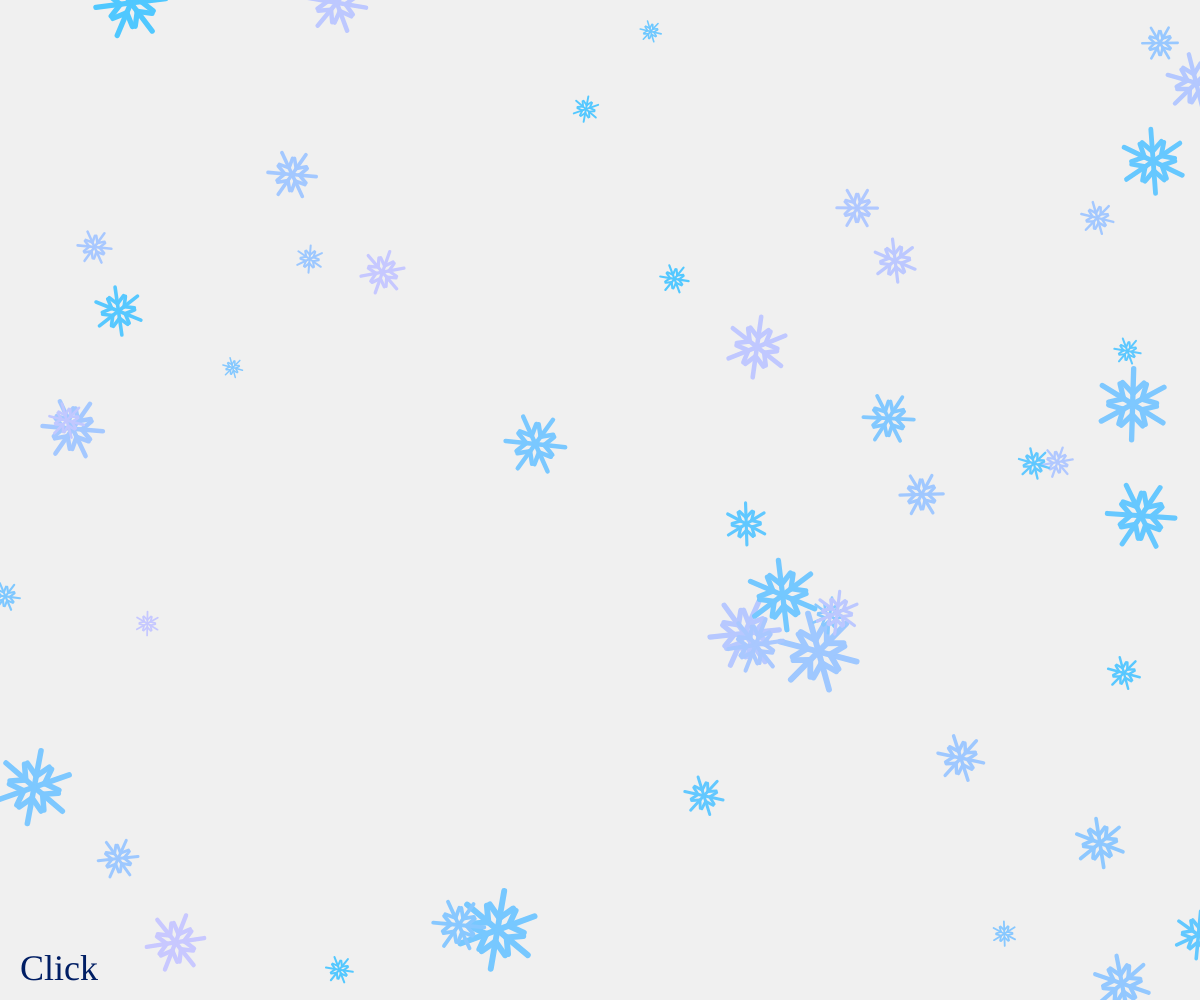
Frame 1 (no input)
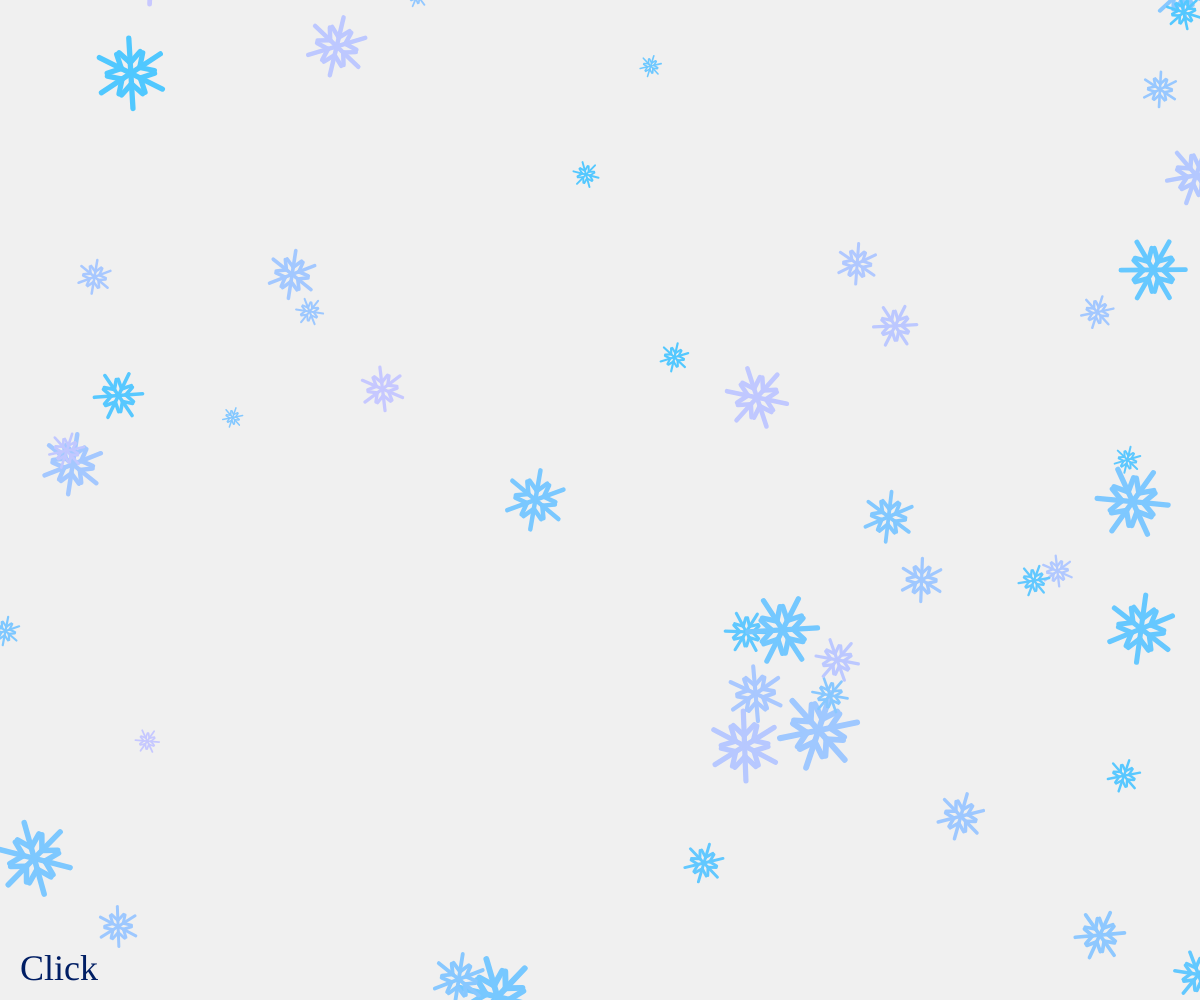
Frame 60 (no input)
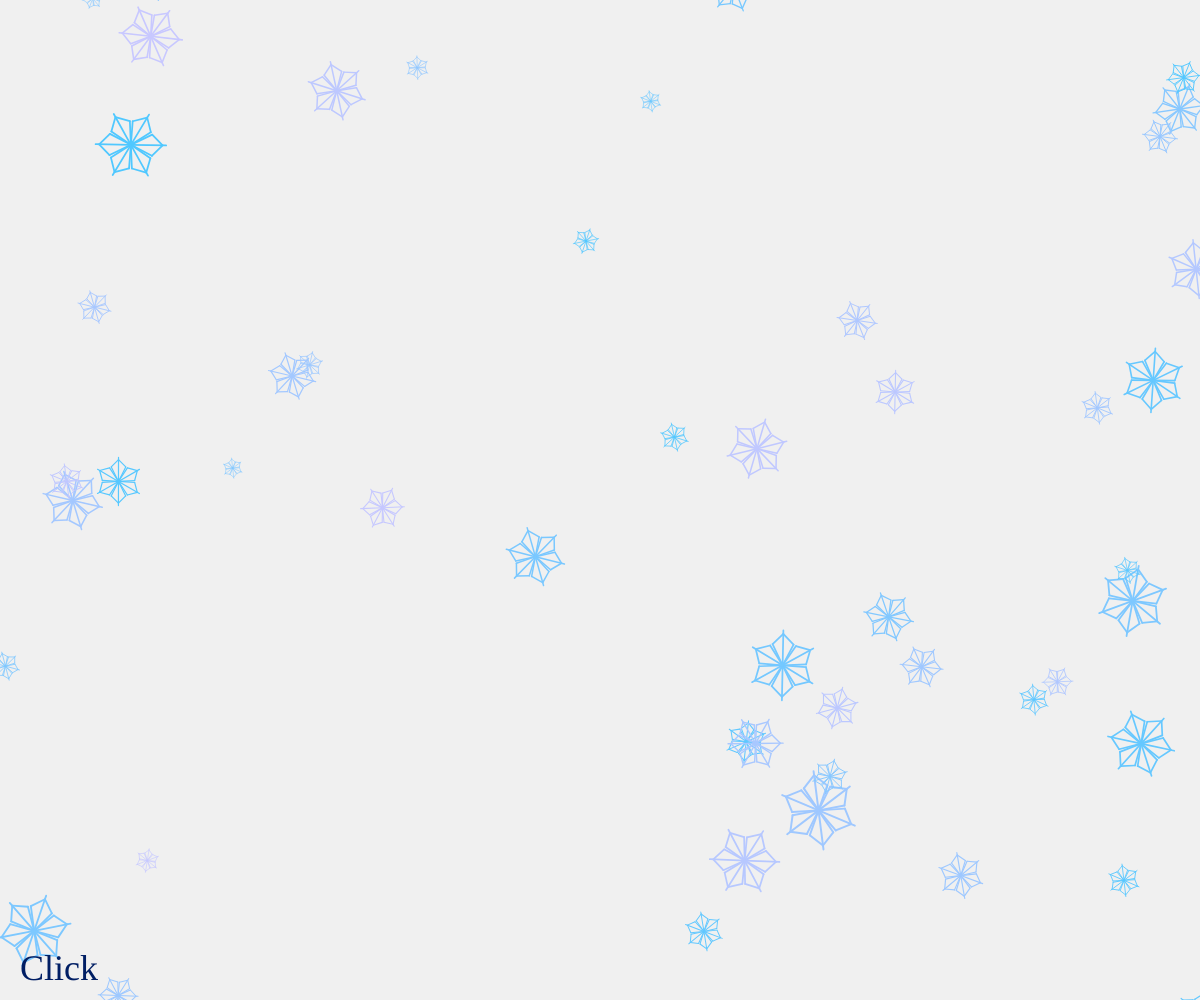
Frame 120 (the mouse pressed at the canvas centre since frame 60)

The p5.js sketch that drew these frames (run headless with seeded random() and noise() and a simulated clock; from frame 60 on, the mouse is pressed at the canvas centre):

// p5.js sketch
// ── sketch.js
let NUM = 6;
let NUM_SNOW = 50;// 雪の結晶の数
let data = [];// 空の配列
let snowType = 1;

function setup() {
  createCanvas(windowWidth, windowHeight);// ウィンドウサイズでキャンバスを作成

  textFont('Henny Penny');
  textSize(36);

  for (let i = 0; i < NUM_SNOW; i++) {
    data.push({// 配列にオブジェクトを追加
      x: random(width),
      y: random(height),
      angle: random(TWO_PI),
      radius: random(10, 40),
      col: color(random(80, 200), 200, 255),
      speed: random(0.5, 2)
    });
  }
}

function drawSnow01(x, y, angle, radius, col) {
  strokeWeight(15);
  stroke(col);

  push();
  {
    translate(x, y);
    rotate(angle);
    scale(radius / 100);

    for (let i = 0; i < NUM; i++) {
      push();
      {
        rotate(i * TWO_PI / NUM);
        line(0, 0, 0, -100);
        line(0, 30, 30, 60);
        line(0, 30, -30, 60);
      }
      pop();
    }
  }
  pop();
}

function drawSnow02(x, y, angle, radius, col) {
  push();
  {
    translate(x, y);
    rotate(angle);
    scale(radius / 100);
    
    stroke(col);
    strokeWeight(5);
    
    for (let i = 0; i < NUM; i++) {
      push();
      {
        rotate(i * TWO_PI / NUM);
        
        line(0, 0, 0, -100);
        
        line(0, 0, 30, 60);
        line(0, 0, -30, 60);
        
        line(0, 90, 30, 60);
        line(0, 90, -30, 60);
      }
      pop();
    }
  }
  pop();
}

function drawSnow03(x, y, angle, radius, col) {
  push();
  {
    translate(x, y);
    rotate(angle);
    scale(radius / 100);
    
    stroke(col);
    strokeWeight(3);
    
    for (let i = 0; i < NUM; i++) {
      push();
      {
        rotate(i * TWO_PI / NUM);
        
        line(0, 0, 0, -100);
        
        line(0, 0, 15, 60);
        line(0, 0, -15, 60);
        
        line(0, 90, 30, 30);
        line(0, 90, -30, 30);
        
        noStroke();
        fill(col);
        circle(0, -100, 10);
      }
      pop();
    }
  }
  pop();
}

function drawSnow04(x, y, angle, radius, col) {
  push();
  {
    translate(x, y);
    rotate(angle);
    scale(radius / 100);
    
    rectMode(CENTER);
    stroke(col);
    strokeWeight(3);
    
    for (let i = 0; i < NUM; i++) {
      push();
      {
        rotate(i * TWO_PI / NUM);
        
        line(0, 0, 0, -90);
        
        line(-20, 35, 20, 35);
        line(-20, 55, 20, 55);
        line(-10, 70, 10, 70);
        
        noFill();
        translate(0, -100);
        rotate(PI / 4);
        square(0, 0, 15);
      }
      pop();
    }
  }
  pop();
}

function drawSnow05(x, y, angle, radius, col) {
  push();
  {
    translate(x, y);
    rotate(angle);
    scale(radius / 100);
    
    stroke(col);
    strokeWeight(3);
    
    for (let i = 0; i < NUM; i++) {
      push();
      {
        rotate(i * TWO_PI / NUM);
        
        line(0, 0, 0, -90);
        
        line(0, 35, 20, 45);
        line(0, 35, -20, 45);
        
        line(0, 55, 30, 70);
        line(0, 55, -30, 70);
        
        line(0, 75, 10, 85);
        line(0, 75, -10, 85);
      }
      pop();
    }
  }
  pop();
}

function draw() {
  background(240);

  for (let i = 0; i < data.length; i++) {
    let obj = data[i];// data[i]だらけになっちゃうので、変数にいれる

    obj.y += obj.speed;
    obj.angle += 0.01;

    if (obj.y - obj.radius > height) {
      obj.radius = random(10, 40);
      obj.x = random(width);
      obj.y = -obj.radius;
      obj.angle = random(TWO_PI);
      obj.color = color(random(80, 200), 200, 255);
      obj.speed = random(0.5, 2);
    }

    if (snowType === 1) {
      drawSnow01(obj.x, obj.y, obj.angle, obj.radius, obj.col);
    }
    if (snowType === 2) {
      drawSnow02(obj.x, obj.y, obj.angle, obj.radius, obj.col);
    }
    if (snowType === 3) {
      drawSnow03(obj.x, obj.y, obj.angle, obj.radius, obj.col);
    }
    if (snowType === 4) {
      drawSnow04(obj.x, obj.y, obj.angle, obj.radius, obj.col);
    }
    if (snowType === 5) {
      drawSnow05(obj.x, obj.y, obj.angle, obj.radius, obj.col);
    }
  }

  noStroke();
  fill(0, 30, 100);
  text('Click', 20, height - 20);
}

function mousePressed() {
  snowType++;
  if (snowType > 5) {
    snowType = 1;
  }
}

function windowResized() {
  resizeCanvas(windowWidth, windowHeight);
}
